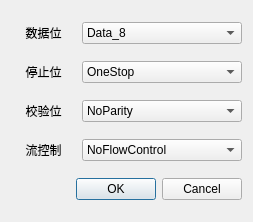
<?xml version="1.0" encoding="UTF-8"?>
<ui version="4.0">
 <class>SerialMoreSet</class>
 <widget class="QDialog" name="SerialMoreSet">
  <property name="geometry">
   <rect>
    <x>0</x>
    <y>0</y>
    <width>253</width>
    <height>222</height>
   </rect>
  </property>
  <property name="windowTitle">
   <string>Dialog</string>
  </property>
  <layout class="QVBoxLayout" name="verticalLayout">
   <item>
    <layout class="QHBoxLayout" name="horizontalLayout">
     <item>
      <widget class="QLabel" name="label">
       <property name="minimumSize">
        <size>
         <width>65</width>
         <height>0</height>
        </size>
       </property>
       <property name="maximumSize">
        <size>
         <width>65</width>
         <height>16777215</height>
        </size>
       </property>
       <property name="text">
        <string>数据位</string>
       </property>
       <property name="alignment">
        <set>Qt::AlignmentFlag::AlignCenter</set>
       </property>
      </widget>
     </item>
     <item>
      <widget class="QComboBox" name="cbData">
       <property name="currentIndex">
        <number>3</number>
       </property>
       <item>
        <property name="text">
         <string>Data_5</string>
        </property>
       </item>
       <item>
        <property name="text">
         <string>Data_6</string>
        </property>
       </item>
       <item>
        <property name="text">
         <string>Data_7</string>
        </property>
       </item>
       <item>
        <property name="text">
         <string>Data_8</string>
        </property>
       </item>
      </widget>
     </item>
    </layout>
   </item>
   <item>
    <layout class="QHBoxLayout" name="horizontalLayout_2">
     <item>
      <widget class="QLabel" name="label_2">
       <property name="minimumSize">
        <size>
         <width>65</width>
         <height>0</height>
        </size>
       </property>
       <property name="maximumSize">
        <size>
         <width>65</width>
         <height>16777215</height>
        </size>
       </property>
       <property name="text">
        <string>停止位</string>
       </property>
       <property name="alignment">
        <set>Qt::AlignmentFlag::AlignCenter</set>
       </property>
      </widget>
     </item>
     <item>
      <widget class="QComboBox" name="cbStop">
       <item>
        <property name="text">
         <string>OneStop</string>
        </property>
       </item>
       <item>
        <property name="text">
         <string>OneAndHalfStop</string>
        </property>
       </item>
       <item>
        <property name="text">
         <string>TwoStop</string>
        </property>
       </item>
      </widget>
     </item>
    </layout>
   </item>
   <item>
    <layout class="QHBoxLayout" name="horizontalLayout_3">
     <item>
      <widget class="QLabel" name="label_3">
       <property name="minimumSize">
        <size>
         <width>65</width>
         <height>0</height>
        </size>
       </property>
       <property name="maximumSize">
        <size>
         <width>65</width>
         <height>16777215</height>
        </size>
       </property>
       <property name="text">
        <string>校验位</string>
       </property>
       <property name="alignment">
        <set>Qt::AlignmentFlag::AlignCenter</set>
       </property>
      </widget>
     </item>
     <item>
      <widget class="QComboBox" name="cbParity">
       <item>
        <property name="text">
         <string>NoParity</string>
        </property>
       </item>
       <item>
        <property name="text">
         <string>EvenParity</string>
        </property>
       </item>
       <item>
        <property name="text">
         <string>OddParity</string>
        </property>
       </item>
       <item>
        <property name="text">
         <string>SpaceParity</string>
        </property>
       </item>
       <item>
        <property name="text">
         <string>MarkParity</string>
        </property>
       </item>
      </widget>
     </item>
    </layout>
   </item>
   <item>
    <layout class="QHBoxLayout" name="horizontalLayout_4">
     <item>
      <widget class="QLabel" name="label_4">
       <property name="minimumSize">
        <size>
         <width>65</width>
         <height>0</height>
        </size>
       </property>
       <property name="maximumSize">
        <size>
         <width>65</width>
         <height>16777215</height>
        </size>
       </property>
       <property name="text">
        <string>流控制</string>
       </property>
       <property name="alignment">
        <set>Qt::AlignmentFlag::AlignCenter</set>
       </property>
      </widget>
     </item>
     <item>
      <widget class="QComboBox" name="cbFlow">
       <item>
        <property name="text">
         <string>NoFlowControl</string>
        </property>
       </item>
       <item>
        <property name="text">
         <string>HardwareControl</string>
        </property>
       </item>
       <item>
        <property name="text">
         <string>SoftwareControl</string>
        </property>
       </item>
      </widget>
     </item>
    </layout>
   </item>
   <item>
    <widget class="QDialogButtonBox" name="buttonBox">
     <property name="orientation">
      <enum>Qt::Orientation::Horizontal</enum>
     </property>
     <property name="standardButtons">
      <set>QDialogButtonBox::StandardButton::Cancel|QDialogButtonBox::StandardButton::Ok</set>
     </property>
    </widget>
   </item>
  </layout>
 </widget>
 <resources/>
 <connections>
  <connection>
   <sender>buttonBox</sender>
   <signal>accepted()</signal>
   <receiver>SerialMoreSet</receiver>
   <slot>accept()</slot>
   <hints>
    <hint type="sourcelabel">
     <x>248</x>
     <y>254</y>
    </hint>
    <hint type="destinationlabel">
     <x>157</x>
     <y>274</y>
    </hint>
   </hints>
  </connection>
  <connection>
   <sender>buttonBox</sender>
   <signal>rejected()</signal>
   <receiver>SerialMoreSet</receiver>
   <slot>reject()</slot>
   <hints>
    <hint type="sourcelabel">
     <x>316</x>
     <y>260</y>
    </hint>
    <hint type="destinationlabel">
     <x>286</x>
     <y>274</y>
    </hint>
   </hints>
  </connection>
 </connections>
</ui>
